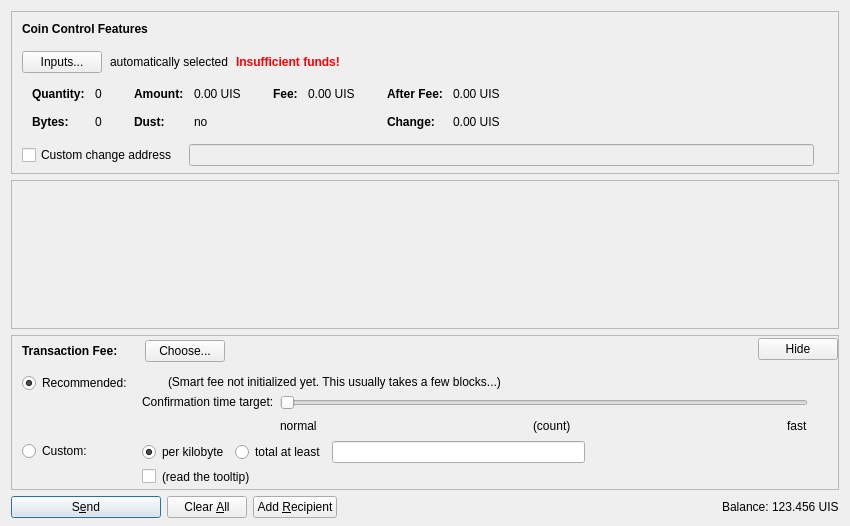
<?xml version="1.0" encoding="UTF-8"?>
<ui version="4.0">
 <class>SendCoinsDialog</class>
 <widget class="QDialog" name="SendCoinsDialog">
  <property name="geometry">
   <rect>
    <x>0</x>
    <y>0</y>
    <width>850</width>
    <height>526</height>
   </rect>
  </property>
  <property name="windowTitle">
   <string>Send Coins</string>
  </property>
  <layout class="QVBoxLayout" name="verticalLayout" stretch="0,1,0,0">
   <property name="bottomMargin">
    <number>8</number>
   </property>
   <item>
    <widget class="QFrame" name="frameCoinControl">
     <property name="sizePolicy">
      <sizepolicy hsizetype="Expanding" vsizetype="Expanding">
       <horstretch>0</horstretch>
       <verstretch>0</verstretch>
      </sizepolicy>
     </property>
     <property name="maximumSize">
      <size>
       <width>16777215</width>
       <height>16777215</height>
      </size>
     </property>
     <property name="frameShape">
      <enum>QFrame::StyledPanel</enum>
     </property>
     <property name="frameShadow">
      <enum>QFrame::Sunken</enum>
     </property>
     <layout class="QVBoxLayout" name="verticalLayoutCoinControl2">
      <property name="spacing">
       <number>0</number>
      </property>
      <property name="leftMargin">
       <number>0</number>
      </property>
      <property name="topMargin">
       <number>0</number>
      </property>
      <property name="rightMargin">
       <number>0</number>
      </property>
      <property name="bottomMargin">
       <number>6</number>
      </property>
      <item>
       <layout class="QVBoxLayout" name="verticalLayoutCoinControl" stretch="0,0,0,0,1">
        <property name="spacing">
         <number>0</number>
        </property>
        <property name="leftMargin">
         <number>10</number>
        </property>
        <property name="topMargin">
         <number>10</number>
        </property>
        <item>
         <layout class="QHBoxLayout" name="horizontalLayoutCoinControl1">
          <property name="bottomMargin">
           <number>15</number>
          </property>
          <item>
           <widget class="QLabel" name="labelCoinControlFeatures">
            <property name="sizePolicy">
             <sizepolicy hsizetype="Preferred" vsizetype="Maximum">
              <horstretch>0</horstretch>
              <verstretch>0</verstretch>
             </sizepolicy>
            </property>
            <property name="font">
             <font>
              <weight>75</weight>
              <bold>true</bold>
             </font>
            </property>
            <property name="styleSheet">
             <string notr="true">font-weight:bold;</string>
            </property>
            <property name="text">
             <string>Coin Control Features</string>
            </property>
           </widget>
          </item>
         </layout>
        </item>
        <item>
         <layout class="QHBoxLayout" name="horizontalLayoutCoinControl2" stretch="0,0,0,0">
          <property name="spacing">
           <number>8</number>
          </property>
          <property name="bottomMargin">
           <number>10</number>
          </property>
          <item>
           <widget class="QPushButton" name="pushButtonCoinControl">
            <property name="styleSheet">
             <string notr="true"/>
            </property>
            <property name="text">
             <string>Inputs...</string>
            </property>
            <property name="autoDefault">
             <bool>false</bool>
            </property>
           </widget>
          </item>
          <item>
           <widget class="QLabel" name="labelCoinControlAutomaticallySelected">
            <property name="text">
             <string>automatically selected</string>
            </property>
            <property name="margin">
             <number>5</number>
            </property>
           </widget>
          </item>
          <item>
           <widget class="QLabel" name="labelCoinControlInsuffFunds">
            <property name="font">
             <font>
              <weight>75</weight>
              <bold>true</bold>
             </font>
            </property>
            <property name="styleSheet">
             <string notr="true">color:red;font-weight:bold;</string>
            </property>
            <property name="text">
             <string>Insufficient funds!</string>
            </property>
            <property name="margin">
             <number>5</number>
            </property>
           </widget>
          </item>
          <item>
           <spacer name="horizontalSpacerCoinControl">
            <property name="orientation">
             <enum>Qt::Horizontal</enum>
            </property>
            <property name="sizeHint" stdset="0">
             <size>
              <width>40</width>
              <height>1</height>
             </size>
            </property>
           </spacer>
          </item>
         </layout>
        </item>
        <item>
         <widget class="QWidget" name="widgetCoinControl" native="true">
          <property name="sizePolicy">
           <sizepolicy hsizetype="Preferred" vsizetype="Preferred">
            <horstretch>0</horstretch>
            <verstretch>0</verstretch>
           </sizepolicy>
          </property>
          <property name="minimumSize">
           <size>
            <width>0</width>
            <height>0</height>
           </size>
          </property>
          <property name="styleSheet">
           <string notr="true"/>
          </property>
          <layout class="QHBoxLayout" name="horizontalLayoutCoinControl5">
           <property name="leftMargin">
            <number>0</number>
           </property>
           <property name="topMargin">
            <number>0</number>
           </property>
           <property name="rightMargin">
            <number>0</number>
           </property>
           <property name="bottomMargin">
            <number>0</number>
           </property>
           <item>
            <layout class="QHBoxLayout" name="horizontalLayoutCoinControl3" stretch="0,0,0,1">
             <property name="spacing">
              <number>20</number>
             </property>
             <property name="topMargin">
              <number>0</number>
             </property>
             <property name="bottomMargin">
              <number>10</number>
             </property>
             <item>
              <layout class="QFormLayout" name="formLayoutCoinControl1">
               <property name="horizontalSpacing">
                <number>10</number>
               </property>
               <property name="verticalSpacing">
                <number>14</number>
               </property>
               <property name="leftMargin">
                <number>10</number>
               </property>
               <property name="topMargin">
                <number>4</number>
               </property>
               <property name="rightMargin">
                <number>6</number>
               </property>
               <item row="0" column="0">
                <widget class="QLabel" name="labelCoinControlQuantityText">
                 <property name="font">
                  <font>
                   <weight>75</weight>
                   <bold>true</bold>
                  </font>
                 </property>
                 <property name="text">
                  <string>Quantity:</string>
                 </property>
                 <property name="margin">
                  <number>0</number>
                 </property>
                </widget>
               </item>
               <item row="0" column="1">
                <widget class="QLabel" name="labelCoinControlQuantity">
                 <property name="cursor">
                  <cursorShape>IBeamCursor</cursorShape>
                 </property>
                 <property name="contextMenuPolicy">
                  <enum>Qt::ActionsContextMenu</enum>
                 </property>
                 <property name="text">
                  <string notr="true">0</string>
                 </property>
                 <property name="margin">
                  <number>0</number>
                 </property>
                 <property name="textInteractionFlags">
                  <set>Qt::LinksAccessibleByMouse|Qt::TextSelectableByKeyboard|Qt::TextSelectableByMouse</set>
                 </property>
                </widget>
               </item>
               <item row="1" column="0">
                <widget class="QLabel" name="labelCoinControlBytesText">
                 <property name="font">
                  <font>
                   <weight>75</weight>
                   <bold>true</bold>
                  </font>
                 </property>
                 <property name="text">
                  <string>Bytes:</string>
                 </property>
                </widget>
               </item>
               <item row="1" column="1">
                <widget class="QLabel" name="labelCoinControlBytes">
                 <property name="cursor">
                  <cursorShape>IBeamCursor</cursorShape>
                 </property>
                 <property name="contextMenuPolicy">
                  <enum>Qt::ActionsContextMenu</enum>
                 </property>
                 <property name="text">
                  <string notr="true">0</string>
                 </property>
                 <property name="textInteractionFlags">
                  <set>Qt::LinksAccessibleByMouse|Qt::TextSelectableByKeyboard|Qt::TextSelectableByMouse</set>
                 </property>
                </widget>
               </item>
              </layout>
             </item>
             <item>
              <layout class="QFormLayout" name="formLayoutCoinControl2">
               <property name="horizontalSpacing">
                <number>10</number>
               </property>
               <property name="verticalSpacing">
                <number>14</number>
               </property>
               <property name="leftMargin">
                <number>6</number>
               </property>
               <property name="topMargin">
                <number>4</number>
               </property>
               <property name="rightMargin">
                <number>6</number>
               </property>
               <item row="0" column="0">
                <widget class="QLabel" name="labelCoinControlAmountText">
                 <property name="font">
                  <font>
                   <weight>75</weight>
                   <bold>true</bold>
                  </font>
                 </property>
                 <property name="text">
                  <string>Amount:</string>
                 </property>
                 <property name="margin">
                  <number>0</number>
                 </property>
                </widget>
               </item>
               <item row="0" column="1">
                <widget class="QLabel" name="labelCoinControlAmount">
                 <property name="cursor">
                  <cursorShape>IBeamCursor</cursorShape>
                 </property>
                 <property name="contextMenuPolicy">
                  <enum>Qt::ActionsContextMenu</enum>
                 </property>
                 <property name="text">
                  <string notr="true">0.00 UIS</string>
                 </property>
                 <property name="textInteractionFlags">
                  <set>Qt::LinksAccessibleByMouse|Qt::TextSelectableByKeyboard|Qt::TextSelectableByMouse</set>
                 </property>
                </widget>
               </item>
               <item row="1" column="0">
                <widget class="QLabel" name="labelCoinControlLowOutputText">
                 <property name="font">
                  <font>
                   <weight>75</weight>
                   <bold>true</bold>
                  </font>
                 </property>
                 <property name="text">
                  <string>Dust:</string>
                 </property>
                </widget>
               </item>
               <item row="1" column="1">
                <widget class="QLabel" name="labelCoinControlLowOutput">
                 <property name="cursor">
                  <cursorShape>IBeamCursor</cursorShape>
                 </property>
                 <property name="contextMenuPolicy">
                  <enum>Qt::ActionsContextMenu</enum>
                 </property>
                 <property name="text">
                  <string notr="true">no</string>
                 </property>
                 <property name="textInteractionFlags">
                  <set>Qt::LinksAccessibleByMouse|Qt::TextSelectableByKeyboard|Qt::TextSelectableByMouse</set>
                 </property>
                </widget>
               </item>
              </layout>
             </item>
             <item>
              <layout class="QFormLayout" name="formLayoutCoinControl3">
               <property name="horizontalSpacing">
                <number>10</number>
               </property>
               <property name="verticalSpacing">
                <number>14</number>
               </property>
               <property name="leftMargin">
                <number>6</number>
               </property>
               <property name="topMargin">
                <number>4</number>
               </property>
               <property name="rightMargin">
                <number>6</number>
               </property>
               <item row="0" column="0">
                <widget class="QLabel" name="labelCoinControlFeeText">
                 <property name="font">
                  <font>
                   <weight>75</weight>
                   <bold>true</bold>
                  </font>
                 </property>
                 <property name="text">
                  <string>Fee:</string>
                 </property>
                 <property name="margin">
                  <number>0</number>
                 </property>
                </widget>
               </item>
               <item row="0" column="1">
                <widget class="QLabel" name="labelCoinControlFee">
                 <property name="cursor">
                  <cursorShape>IBeamCursor</cursorShape>
                 </property>
                 <property name="contextMenuPolicy">
                  <enum>Qt::ActionsContextMenu</enum>
                 </property>
                 <property name="text">
                  <string notr="true">0.00 UIS</string>
                 </property>
                 <property name="textInteractionFlags">
                  <set>Qt::LinksAccessibleByMouse|Qt::TextSelectableByKeyboard|Qt::TextSelectableByMouse</set>
                 </property>
                </widget>
               </item>
              </layout>
             </item>
             <item>
              <layout class="QFormLayout" name="formLayoutCoinControl4">
               <property name="horizontalSpacing">
                <number>10</number>
               </property>
               <property name="verticalSpacing">
                <number>14</number>
               </property>
               <property name="leftMargin">
                <number>6</number>
               </property>
               <property name="topMargin">
                <number>4</number>
               </property>
               <property name="rightMargin">
                <number>6</number>
               </property>
               <item row="0" column="0">
                <widget class="QLabel" name="labelCoinControlAfterFeeText">
                 <property name="font">
                  <font>
                   <weight>75</weight>
                   <bold>true</bold>
                  </font>
                 </property>
                 <property name="text">
                  <string>After Fee:</string>
                 </property>
                 <property name="margin">
                  <number>0</number>
                 </property>
                </widget>
               </item>
               <item row="0" column="1">
                <widget class="QLabel" name="labelCoinControlAfterFee">
                 <property name="cursor">
                  <cursorShape>IBeamCursor</cursorShape>
                 </property>
                 <property name="contextMenuPolicy">
                  <enum>Qt::ActionsContextMenu</enum>
                 </property>
                 <property name="text">
                  <string notr="true">0.00 UIS</string>
                 </property>
                 <property name="textInteractionFlags">
                  <set>Qt::LinksAccessibleByMouse|Qt::TextSelectableByKeyboard|Qt::TextSelectableByMouse</set>
                 </property>
                </widget>
               </item>
               <item row="1" column="0">
                <widget class="QLabel" name="labelCoinControlChangeText">
                 <property name="font">
                  <font>
                   <weight>75</weight>
                   <bold>true</bold>
                  </font>
                 </property>
                 <property name="text">
                  <string>Change:</string>
                 </property>
                </widget>
               </item>
               <item row="1" column="1">
                <widget class="QLabel" name="labelCoinControlChange">
                 <property name="cursor">
                  <cursorShape>IBeamCursor</cursorShape>
                 </property>
                 <property name="contextMenuPolicy">
                  <enum>Qt::ActionsContextMenu</enum>
                 </property>
                 <property name="text">
                  <string notr="true">0.00 UIS</string>
                 </property>
                 <property name="textInteractionFlags">
                  <set>Qt::LinksAccessibleByMouse|Qt::TextSelectableByKeyboard|Qt::TextSelectableByMouse</set>
                 </property>
                </widget>
               </item>
              </layout>
             </item>
            </layout>
           </item>
          </layout>
         </widget>
        </item>
        <item>
         <layout class="QHBoxLayout" name="horizontalLayoutCoinControl4" stretch="0,0,0">
          <property name="spacing">
           <number>12</number>
          </property>
          <property name="sizeConstraint">
           <enum>QLayout::SetDefaultConstraint</enum>
          </property>
          <property name="topMargin">
           <number>5</number>
          </property>
          <property name="rightMargin">
           <number>5</number>
          </property>
          <item>
           <widget class="QCheckBox" name="checkBoxCoinControlChange">
            <property name="toolTip">
             <string>If this is activated, but the change address is empty or invalid, change will be sent to a newly generated address.</string>
            </property>
            <property name="text">
             <string>Custom change address</string>
            </property>
           </widget>
          </item>
          <item>
           <widget class="QValidatedLineEdit" name="lineEditCoinControlChange">
            <property name="enabled">
             <bool>false</bool>
            </property>
            <property name="sizePolicy">
             <sizepolicy hsizetype="Expanding" vsizetype="Fixed">
              <horstretch>0</horstretch>
              <verstretch>0</verstretch>
             </sizepolicy>
            </property>
           </widget>
          </item>
          <item>
           <widget class="QLabel" name="labelCoinControlChangeLabel">
            <property name="sizePolicy">
             <sizepolicy hsizetype="Preferred" vsizetype="Expanding">
              <horstretch>0</horstretch>
              <verstretch>0</verstretch>
             </sizepolicy>
            </property>
            <property name="minimumSize">
             <size>
              <width>0</width>
              <height>0</height>
             </size>
            </property>
            <property name="text">
             <string/>
            </property>
            <property name="margin">
             <number>3</number>
            </property>
           </widget>
          </item>
         </layout>
        </item>
        <item>
         <spacer name="verticalSpacerCoinControl">
          <property name="orientation">
           <enum>Qt::Vertical</enum>
          </property>
          <property name="sizeHint" stdset="0">
           <size>
            <width>800</width>
            <height>1</height>
           </size>
          </property>
         </spacer>
        </item>
       </layout>
      </item>
     </layout>
    </widget>
   </item>
   <item>
    <widget class="QScrollArea" name="scrollArea">
     <property name="widgetResizable">
      <bool>true</bool>
     </property>
     <widget class="QWidget" name="scrollAreaWidgetContents">
      <property name="geometry">
       <rect>
        <x>0</x>
        <y>0</y>
        <width>830</width>
        <height>104</height>
       </rect>
      </property>
      <layout class="QVBoxLayout" name="verticalLayout_2" stretch="0,1">
       <property name="leftMargin">
        <number>0</number>
       </property>
       <property name="topMargin">
        <number>0</number>
       </property>
       <property name="rightMargin">
        <number>0</number>
       </property>
       <property name="bottomMargin">
        <number>0</number>
       </property>
       <item>
        <layout class="QVBoxLayout" name="entries">
         <property name="spacing">
          <number>6</number>
         </property>
        </layout>
       </item>
       <item>
        <spacer name="verticalSpacer">
         <property name="orientation">
          <enum>Qt::Vertical</enum>
         </property>
         <property name="sizeHint" stdset="0">
          <size>
           <width>20</width>
           <height>40</height>
          </size>
         </property>
        </spacer>
       </item>
      </layout>
     </widget>
    </widget>
   </item>
   <item>
    <widget class="QFrame" name="frameFee">
     <property name="sizePolicy">
      <sizepolicy hsizetype="Expanding" vsizetype="Expanding">
       <horstretch>0</horstretch>
       <verstretch>0</verstretch>
      </sizepolicy>
     </property>
     <property name="maximumSize">
      <size>
       <width>16777215</width>
       <height>16777215</height>
      </size>
     </property>
     <property name="frameShape">
      <enum>QFrame::StyledPanel</enum>
     </property>
     <property name="frameShadow">
      <enum>QFrame::Sunken</enum>
     </property>
     <layout class="QVBoxLayout" name="verticalLayoutFee1">
      <property name="spacing">
       <number>0</number>
      </property>
      <property name="leftMargin">
       <number>0</number>
      </property>
      <property name="topMargin">
       <number>0</number>
      </property>
      <property name="rightMargin">
       <number>0</number>
      </property>
      <property name="bottomMargin">
       <number>0</number>
      </property>
      <item>
       <layout class="QVBoxLayout" name="verticalLayoutFee2" stretch="0,0,0">
        <property name="spacing">
         <number>0</number>
        </property>
        <property name="leftMargin">
         <number>10</number>
        </property>
        <property name="topMargin">
         <number>0</number>
        </property>
        <item>
         <layout class="QHBoxLayout" name="horizontalLayoutFee1">
          <property name="bottomMargin">
           <number>0</number>
          </property>
          <item>
           <layout class="QVBoxLayout" name="verticalLayoutFee7">
            <property name="spacing">
             <number>0</number>
            </property>
            <item>
             <spacer name="verticalSpacerSmartFee">
              <property name="orientation">
               <enum>Qt::Vertical</enum>
              </property>
              <property name="sizeType">
               <enum>QSizePolicy::Fixed</enum>
              </property>
              <property name="sizeHint" stdset="0">
               <size>
                <width>1</width>
                <height>4</height>
               </size>
              </property>
             </spacer>
            </item>
            <item>
             <layout class="QHBoxLayout" name="horizontalLayoutSmartFee">
              <property name="spacing">
               <number>10</number>
              </property>
              <item>
               <widget class="QLabel" name="labelFeeHeadline">
                <property name="sizePolicy">
                 <sizepolicy hsizetype="Preferred" vsizetype="Maximum">
                  <horstretch>0</horstretch>
                  <verstretch>0</verstretch>
                 </sizepolicy>
                </property>
                <property name="font">
                 <font>
                  <weight>75</weight>
                  <bold>true</bold>
                 </font>
                </property>
                <property name="styleSheet">
                 <string notr="true">font-weight:bold;</string>
                </property>
                <property name="text">
                 <string>Transaction Fee:</string>
                </property>
               </widget>
              </item>
              <item>
               <widget class="QLabel" name="labelFeeMinimized">
                <property name="text">
                 <string/>
                </property>
               </widget>
              </item>
              <item>
               <widget class="QPushButton" name="buttonChooseFee">
                <property name="text">
                 <string>Choose...</string>
                </property>
               </widget>
              </item>
             </layout>
            </item>
            <item>
             <spacer name="verticalSpacer_5">
              <property name="orientation">
               <enum>Qt::Vertical</enum>
              </property>
              <property name="sizeHint" stdset="0">
               <size>
                <width>1</width>
                <height>1</height>
               </size>
              </property>
             </spacer>
            </item>
           </layout>
          </item>
          <item>
           <spacer name="horizontalSpacer_4">
            <property name="orientation">
             <enum>Qt::Horizontal</enum>
            </property>
            <property name="sizeHint" stdset="0">
             <size>
              <width>40</width>
              <height>20</height>
             </size>
            </property>
           </spacer>
          </item>
          <item>
           <widget class="QPushButton" name="buttonMinimizeFee">
            <property name="toolTip">
             <string>collapse fee-settings</string>
            </property>
            <property name="text">
             <string>Hide</string>
            </property>
           </widget>
          </item>
         </layout>
        </item>
        <item>
         <widget class="QFrame" name="frameFeeSelection">
          <layout class="QVBoxLayout" name="verticalLayoutFee12">
           <property name="spacing">
            <number>0</number>
           </property>
           <property name="leftMargin">
            <number>0</number>
           </property>
           <property name="topMargin">
            <number>0</number>
           </property>
           <property name="rightMargin">
            <number>0</number>
           </property>
           <property name="bottomMargin">
            <number>0</number>
           </property>
           <item>
            <layout class="QGridLayout" name="gridLayoutFee">
             <property name="topMargin">
              <number>10</number>
             </property>
             <property name="bottomMargin">
              <number>4</number>
             </property>
             <property name="horizontalSpacing">
              <number>10</number>
             </property>
             <property name="verticalSpacing">
              <number>4</number>
             </property>
             <item row="1" column="1">
              <layout class="QVBoxLayout" name="verticalLayoutFee8">
               <property name="spacing">
                <number>6</number>
               </property>
               <item>
                <layout class="QHBoxLayout" name="horizontalLayoutFee13">
                 <item>
                  <widget class="QRadioButton" name="radioCustomPerKilobyte">
                   <property name="toolTip">
                    <string>If the custom fee is set to 1000 satoshis and the transaction is only 250 bytes, then &quot;per kilobyte&quot; only pays 250 satoshis in fee, while &quot;total at least&quot; pays 1000 satoshis. For transactions bigger than a kilobyte both pay by kilobyte.</string>
                   </property>
                   <property name="text">
                    <string>per kilobyte</string>
                   </property>
                   <property name="checked">
                    <bool>true</bool>
                   </property>
                   <attribute name="buttonGroup">
                    <string notr="true">groupCustomFee</string>
                   </attribute>
                  </widget>
                 </item>
                 <item>
                  <widget class="QRadioButton" name="radioCustomAtLeast">
                   <property name="toolTip">
                    <string>If the custom fee is set to 1000 satoshis and the transaction is only 250 bytes, then &quot;per kilobyte&quot; only pays 250 satoshis in fee, while &quot;total at least&quot; pays 1000 satoshis. For transactions bigger than a kilobyte both pay by kilobyte.</string>
                   </property>
                   <property name="text">
                    <string>total at least</string>
                   </property>
                   <attribute name="buttonGroup">
                    <string notr="true">groupCustomFee</string>
                   </attribute>
                  </widget>
                 </item>
                 <item>
                  <widget class="BitcoinAmountField" name="customFee"/>
                 </item>
                 <item>
                  <spacer name="horizontalSpacer_6">
                   <property name="orientation">
                    <enum>Qt::Horizontal</enum>
                   </property>
                   <property name="sizeHint" stdset="0">
                    <size>
                     <width>1</width>
                     <height>1</height>
                    </size>
                   </property>
                  </spacer>
                 </item>
                </layout>
               </item>
               <item>
                <layout class="QHBoxLayout" name="horizontalLayoutFee8">
                 <item>
                  <widget class="QCheckBox" name="checkBoxMinimumFee">
                   <property name="toolTip">
                    <string>Paying only the minimum fee is just fine as long as there is less transaction volume than space in the blocks. But be aware that this can end up in a never confirming transaction once there is more demand for Unitus transactions than the network can process.</string>
                   </property>
                   <property name="text">
                    <string/>
                   </property>
                  </widget>
                 </item>
                 <item>
                  <widget class="QLabel" name="labelMinFeeWarning">
                   <property name="enabled">
                    <bool>true</bool>
                   </property>
                   <property name="toolTip">
                    <string>Paying only the minimum fee is just fine as long as there is less transaction volume than space in the blocks. But be aware that this can end up in a never confirming transaction once there is more demand for Unitus transactions than the network can process.</string>
                   </property>
                   <property name="text">
                    <string>(read the tooltip)</string>
                   </property>
                   <property name="margin">
                    <number>5</number>
                   </property>
                  </widget>
                 </item>
                 <item>
                  <spacer name="horizontalSpacer_2">
                   <property name="orientation">
                    <enum>Qt::Horizontal</enum>
                   </property>
                   <property name="sizeHint" stdset="0">
                    <size>
                     <width>1</width>
                     <height>1</height>
                    </size>
                   </property>
                  </spacer>
                 </item>
                </layout>
               </item>
              </layout>
             </item>
             <item row="0" column="0">
              <layout class="QVBoxLayout" name="verticalLayoutFee4" stretch="0,1">
               <item>
                <widget class="QRadioButton" name="radioSmartFee">
                 <property name="text">
                  <string>Recommended:</string>
                 </property>
                 <property name="checked">
                  <bool>true</bool>
                 </property>
                 <attribute name="buttonGroup">
                  <string notr="true">groupFee</string>
                 </attribute>
                </widget>
               </item>
               <item>
                <spacer name="verticalSpacer_2">
                 <property name="orientation">
                  <enum>Qt::Vertical</enum>
                 </property>
                 <property name="sizeHint" stdset="0">
                  <size>
                   <width>1</width>
                   <height>1</height>
                  </size>
                 </property>
                </spacer>
               </item>
              </layout>
             </item>
             <item row="1" column="0">
              <layout class="QVBoxLayout" name="verticalLayoutFee9" stretch="0,1">
               <item>
                <widget class="QRadioButton" name="radioCustomFee">
                 <property name="text">
                  <string>Custom:</string>
                 </property>
                 <attribute name="buttonGroup">
                  <string notr="true">groupFee</string>
                 </attribute>
                </widget>
               </item>
               <item>
                <spacer name="verticalSpacer_6">
                 <property name="orientation">
                  <enum>Qt::Vertical</enum>
                 </property>
                 <property name="sizeHint" stdset="0">
                  <size>
                   <width>1</width>
                   <height>1</height>
                  </size>
                 </property>
                </spacer>
               </item>
              </layout>
             </item>
             <item row="0" column="1">
              <layout class="QVBoxLayout" name="verticalLayoutFee3" stretch="0,0,1">
               <property name="spacing">
                <number>6</number>
               </property>
               <property name="topMargin">
                <number>2</number>
               </property>
               <item>
                <layout class="QHBoxLayout" name="horizontalLayoutFee12">
                 <item>
                  <widget class="QLabel" name="labelSmartFee">
                   <property name="text">
                    <string/>
                   </property>
                   <property name="margin">
                    <number>2</number>
                   </property>
                  </widget>
                 </item>
                 <item>
                  <widget class="QLabel" name="labelFeeEstimation">
                   <property name="text">
                    <string/>
                   </property>
                  </widget>
                 </item>
                 <item>
                  <widget class="QLabel" name="labelSmartFee2">
                   <property name="text">
                    <string>(Smart fee not initialized yet. This usually takes a few blocks...)</string>
                   </property>
                   <property name="margin">
                    <number>2</number>
                   </property>
                  </widget>
                 </item>
                 <item>
                  <spacer name="horizontalSpacer_5">
                   <property name="orientation">
                    <enum>Qt::Horizontal</enum>
                   </property>
                   <property name="sizeHint" stdset="0">
                    <size>
                     <width>1</width>
                     <height>1</height>
                    </size>
                   </property>
                  </spacer>
                 </item>
                </layout>
               </item>
               <item>
                <layout class="QHBoxLayout" name="horizontalLayoutFee9">
                 <item>
                  <layout class="QVBoxLayout" name="verticalLayoutFee6">
                   <item>
                    <widget class="QLabel" name="labelSmartFee3">
                     <property name="text">
                      <string>Confirmation time target:</string>
                     </property>
                     <property name="margin">
                      <number>2</number>
                     </property>
                    </widget>
                   </item>
                   <item>
                    <spacer name="verticalSpacer_3">
                     <property name="orientation">
                      <enum>Qt::Vertical</enum>
                     </property>
                     <property name="sizeHint" stdset="0">
                      <size>
                       <width>1</width>
                       <height>1</height>
                      </size>
                     </property>
                    </spacer>
                   </item>
                  </layout>
                 </item>
                 <item>
                  <layout class="QVBoxLayout" name="verticalLayoutFee5">
                   <property name="rightMargin">
                    <number>30</number>
                   </property>
                   <item>
                    <widget class="QSlider" name="sliderSmartFee">
                     <property name="minimum">
                      <number>0</number>
                     </property>
                     <property name="maximum">
                      <number>23</number>
                     </property>
                     <property name="pageStep">
                      <number>1</number>
                     </property>
                     <property name="value">
                      <number>0</number>
                     </property>
                     <property name="orientation">
                      <enum>Qt::Horizontal</enum>
                     </property>
                     <property name="invertedAppearance">
                      <bool>false</bool>
                     </property>
                     <property name="invertedControls">
                      <bool>false</bool>
                     </property>
                     <property name="tickPosition">
                      <enum>QSlider::NoTicks</enum>
                     </property>
                    </widget>
                   </item>
                   <item>
                    <layout class="QHBoxLayout" name="horizontalLayoutFee10">
                     <item>
                      <widget class="QLabel" name="labelSmartFeeNormal">
                       <property name="text">
                        <string>normal</string>
                       </property>
                      </widget>
                     </item>
                     <item>
                      <spacer name="horizontalSpacer_7">
                       <property name="orientation">
                        <enum>Qt::Horizontal</enum>
                       </property>
                       <property name="sizeHint" stdset="0">
                        <size>
                         <width>40</width>
                         <height>20</height>
                        </size>
                       </property>
                      </spacer>
                     </item>
                     <item>
                      <widget class="QLabel" name="confirmationTargetLabel">
                       <property name="text">
                        <string notr="true">(count)</string>
                       </property>
                      </widget>
                     </item>
                     <item>
                      <spacer name="horizontalSpacer_3">
                       <property name="orientation">
                        <enum>Qt::Horizontal</enum>
                       </property>
                       <property name="sizeHint" stdset="0">
                        <size>
                         <width>40</width>
                         <height>20</height>
                        </size>
                       </property>
                      </spacer>
                     </item>
                     <item>
                      <widget class="QLabel" name="labelSmartFeeFast">
                       <property name="text">
                        <string>fast</string>
                       </property>
                      </widget>
                     </item>
                    </layout>
                   </item>
                  </layout>
                 </item>
                </layout>
               </item>
               <item>
                <spacer name="verticalSpacer_4">
                 <property name="orientation">
                  <enum>Qt::Vertical</enum>
                 </property>
                 <property name="sizeHint" stdset="0">
                  <size>
                   <width>1</width>
                   <height>1</height>
                  </size>
                 </property>
                </spacer>
               </item>
              </layout>
             </item>
            </layout>
           </item>
          </layout>
         </widget>
        </item>
        <item>
         <spacer name="verticalSpacerFee">
          <property name="orientation">
           <enum>Qt::Vertical</enum>
          </property>
          <property name="sizeHint" stdset="0">
           <size>
            <width>800</width>
            <height>1</height>
           </size>
          </property>
         </spacer>
        </item>
       </layout>
      </item>
     </layout>
    </widget>
   </item>
   <item>
    <layout class="QHBoxLayout" name="horizontalLayout">
     <item>
      <widget class="QPushButton" name="sendButton">
       <property name="minimumSize">
        <size>
         <width>150</width>
         <height>0</height>
        </size>
       </property>
       <property name="toolTip">
        <string>Confirm the send action</string>
       </property>
       <property name="text">
        <string>S&amp;end</string>
       </property>
       <property name="icon">
        <iconset resource="../bitcoin.qrc">
         <normaloff>:/icons/send</normaloff>:/icons/send</iconset>
       </property>
       <property name="autoDefault">
        <bool>false</bool>
       </property>
       <property name="default">
        <bool>true</bool>
       </property>
      </widget>
     </item>
     <item>
      <widget class="QPushButton" name="clearButton">
       <property name="sizePolicy">
        <sizepolicy hsizetype="Minimum" vsizetype="Fixed">
         <horstretch>0</horstretch>
         <verstretch>0</verstretch>
        </sizepolicy>
       </property>
       <property name="toolTip">
        <string>Clear all fields of the form.</string>
       </property>
       <property name="text">
        <string>Clear &amp;All</string>
       </property>
       <property name="icon">
        <iconset resource="../bitcoin.qrc">
         <normaloff>:/icons/remove</normaloff>:/icons/remove</iconset>
       </property>
       <property name="autoDefault">
        <bool>false</bool>
       </property>
      </widget>
     </item>
     <item>
      <widget class="QPushButton" name="addButton">
       <property name="toolTip">
        <string>Send to multiple recipients at once</string>
       </property>
       <property name="text">
        <string>Add &amp;Recipient</string>
       </property>
       <property name="icon">
        <iconset resource="../bitcoin.qrc">
         <normaloff>:/icons/add</normaloff>:/icons/add</iconset>
       </property>
       <property name="autoDefault">
        <bool>false</bool>
       </property>
      </widget>
     </item>
     <item>
      <spacer name="horizontalSpacer">
       <property name="orientation">
        <enum>Qt::Horizontal</enum>
       </property>
       <property name="sizeHint" stdset="0">
        <size>
         <width>40</width>
         <height>20</height>
        </size>
       </property>
      </spacer>
     </item>
     <item>
      <layout class="QHBoxLayout" name="horizontalLayout_2">
       <property name="spacing">
        <number>3</number>
       </property>
       <item>
        <widget class="QLabel" name="label">
         <property name="sizePolicy">
          <sizepolicy hsizetype="Preferred" vsizetype="Fixed">
           <horstretch>0</horstretch>
           <verstretch>0</verstretch>
          </sizepolicy>
         </property>
         <property name="text">
          <string>Balance:</string>
         </property>
        </widget>
       </item>
       <item>
        <widget class="QLabel" name="labelBalance">
         <property name="sizePolicy">
          <sizepolicy hsizetype="Preferred" vsizetype="Fixed">
           <horstretch>0</horstretch>
           <verstretch>0</verstretch>
          </sizepolicy>
         </property>
         <property name="cursor">
          <cursorShape>IBeamCursor</cursorShape>
         </property>
         <property name="text">
          <string notr="true">123.456 UIS</string>
         </property>
         <property name="textInteractionFlags">
          <set>Qt::LinksAccessibleByMouse|Qt::TextSelectableByKeyboard|Qt::TextSelectableByMouse</set>
         </property>
        </widget>
       </item>
      </layout>
     </item>
    </layout>
   </item>
  </layout>
 </widget>
 <customwidgets>
  <customwidget>
   <class>QValidatedLineEdit</class>
   <extends>QLineEdit</extends>
   <header>qvalidatedlineedit.h</header>
  </customwidget>
  <customwidget>
   <class>BitcoinAmountField</class>
   <extends>QLineEdit</extends>
   <header>bitcoinamountfield.h</header>
   <container>1</container>
  </customwidget>
 </customwidgets>
 <resources>
  <include location="../bitcoin.qrc"/>
 </resources>
 <connections/>
 <buttongroups>
  <buttongroup name="groupFee"/>
  <buttongroup name="groupCustomFee"/>
 </buttongroups>
</ui>
